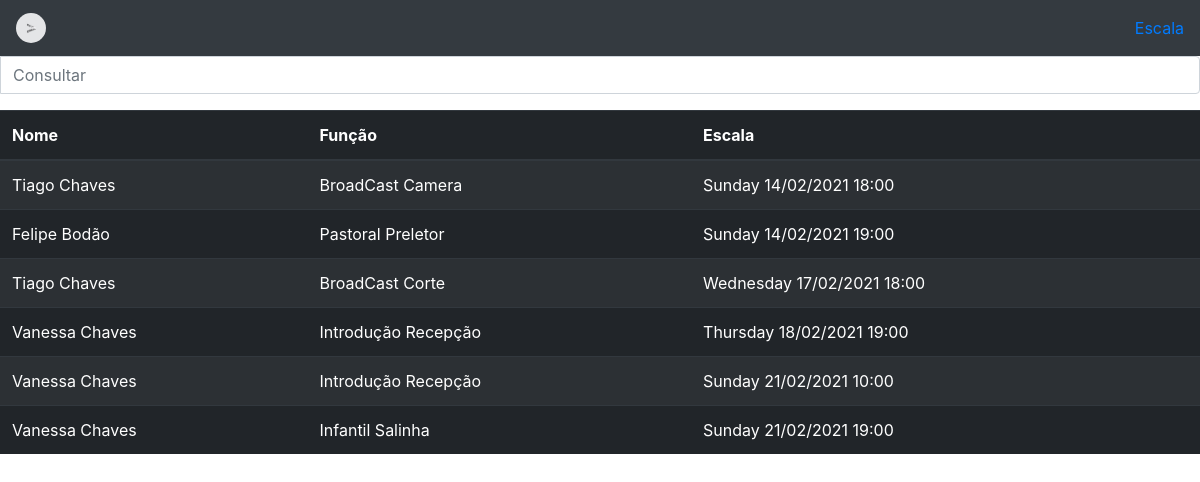
Page /lista_escala on the committed database.
### escala/models.py (models this page shows, shortened)
class Escala(models.Model):
    funcao = models.ForeignKey(Funcao, on_delete=models.CASCADE)
    nome = models.ForeignKey('Pessoa', on_delete=models.CASCADE)
    data = models.DateTimeField()
    ultima_alteração = models.DateTimeField(auto_now_add=True)
    def datas(self):
        return self.data.strftime('%A %d/%m/%Y %H:%M')

class Pessoa(models.Model):
    nome = models.CharField(max_length=25)
    sobre_nome = models.CharField(max_length=25)
    funcao = models.ForeignKey(Funcao, on_delete=models.CASCADE)
    email = models.EmailField(blank=True, null=True)
    celular = models.CharField(max_length=11)
    def __str__(self):
        return f'{self.nome} {self.sobre_nome}'

class Funcao(models.Model):
    ministerio = models.ForeignKey(Ministerio, on_delete=models.CASCADE)
    funcao = models.CharField(max_length=30)
    def __str__(self):
        return f'{str(self.ministerio)} {self.funcao}'

class Ministerio(models.Model):
    nome_ministerio = models.CharField(max_length=30)
    def __str__(self):
        return self.nome_ministerio

### escala/views.py (the view)
# urls.py: path('lista_escala', views.lista_escala, name='lista_escala'),
def lista_escala(request):
    busca = request.GET.get('buscar')
    if busca:
        resultado = Escala.objects.filter(nome__icontains=busca)
        resultado = {
            'lista': resultado
        }
    else:
        resultado = Escala.objects.order_by('data')
        resultado = {
            'lista': resultado
        }
    return render(request, 'lista_escala.html', resultado)

### templates/lista_escala.html (shortened to what this page needs)
{%extends 'base.html' %}
{%block content%}
<section>
  <div class="form-group input-group">
    <input name="consulta" id="txt_consulta" placeholder="Consultar" type="text" class="form-control">
  </div>
</section>
<table id="tabela" class="table table-striped table-dark">
  <thead>
    <tr>
      <th scope="col">Nome</th>
      <th scope="col">Função</th>
      <th scope="col">Escala</th>
    </tr>
  </thead>
  <tbody>
  {%if lista %}
  {%for lis in lista%}
    <tr>
      <td>{{lis.nome}}</td>
      <td>{{lis.funcao}}</td>
      <td>{{lis.datas}}</td>
    </tr>
  {%endfor %}
  {%endif%}
  </tbody>
</table>
{% endblock %}

### rows in the picture
Escala: nome "Tiago Chaves", funcao "BroadCast Camera", datas "Sunday 14/02/2021 18:00"
Escala: nome "Felipe Bodão", funcao "Pastoral Preletor", datas "Sunday 14/02/2021 19:00"
Escala: nome "Tiago Chaves", funcao "BroadCast Corte", datas "Wednesday 17/02/2021 18:00"
Escala: nome "Vanessa Chaves", funcao "Introdução Recepção", datas "Thursday 18/02/2021 19:00"
Escala: nome "Vanessa Chaves", funcao "Introdução Recepção", datas "Sunday 21/02/2021 10:00"
Escala: nome "Vanessa Chaves", funcao "Infantil Salinha", datas "Sunday 21/02/2021 19:00"
